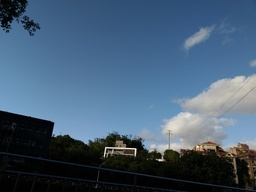
#> input picture hw3/hw3/resource/frame1.jpg, 256 x 192 px, shrunk from 1478 x 1108 before the run
$ python main.py --image_path ../../../hw3/hw3/resource/frame1.jpg
#> lines starting #> are read from the running program, lines starting #| are printed output that depends on the picture
### hw1/hw1_material/part1/DoG.py
import numpy as np
import cv2
import os

def PixelIsExtremum(first_image, second_image, third_image, threshold):
    center_pixel = second_image[1, 1]
    if abs(center_pixel) > threshold:
        if center_pixel > 0:
            first_cmp = (center_pixel >= first_image).all()
            third_cmp = (center_pixel >= third_image).all()
            second_cmp = ((center_pixel >= second_image[0, :]).all() and \
                           center_pixel >= second_image[1, 0] and \
                            center_pixel >= second_image[1,2] and \
                            (center_pixel >= second_image[2, :]).all())
            if first_cmp and third_cmp and second_cmp:
                return True

        elif center_pixel < 0:
            first_cmp = (center_pixel <= first_image).all()
            third_cmp = (center_pixel <= third_image).all()
            second_cmp = ((center_pixel <= second_image[0, :]).all() and \
                           center_pixel <= second_image[1, 0] and \
                           center_pixel <= second_image[1,2] and \
                           (center_pixel <= second_image[2, :]).all())
            if first_cmp and third_cmp and second_cmp:
                return True
    return False

class Difference_of_Gaussian(object):
    def __init__(self, threshold):
        self.threshold = threshold
        self.sigma = 2**(1/4)
        self.num_octaves = 2
        self.num_DoG_images_per_octave = 4
        self.num_guassian_images_per_octave = self.num_DoG_images_per_octave + 1

    def get_keypoints(self, image):
        ### TODO ####
        # Step 1: Filter images with different sigma values (5 images per octave, 2 octave in total)
        # - Function: cv2.GaussianBlur (kernel = (0, 0), sigma = self.sigma**___)
        h, w = image.shape
        gaussian_images = []

        for octave_idx in range(self.num_octaves):
            gaussian_images_per_octave = []
            gaussian_images_per_octave.append(image)

            for images_idx in range(self.num_DoG_images_per_octave):
                gaussian_blur_image = cv2.GaussianBlur(image, (0,0), sigmaX=self.sigma ** (images_idx + 1), sigmaY=self.sigma ** (images_idx + 1))
                gaussian_images_per_octave.append(gaussian_blur_image)
            gaussian_images.append(gaussian_images_per_octave)
            image = gaussian_images_per_octave[-1]
            image = cv2.resize(image, (w//2, h//2), interpolation=cv2.INTER_NEAREST)

        # Step 2: Subtract 2 neighbor images to get DoG images (4 images per octave, 2 octave in total)
        # - Function: cv2.subtract(second_image, first_image)
        dog_images = []
        for octave_idx in range(self.num_octaves):
            dog_images_per_octave = []
            gaussian_images_per_octave = gaussian_images[octave_idx]
            for images_idx in range(self.num_guassian_images_per_octave - 1):
                dog_images_per_octave.append(cv2.subtract(gaussian_images_per_octave[images_idx + 1], gaussian_images_per_octave[images_idx]))
            dog_images.append(dog_images_per_octave)


        # 顯示圖片
        # cv2.imshow('ori_image', gaussian_images[0][0].astype(np.uint8))
        cv2.imshow('ori_downsampled_image', gaussian_images[1][0].astype(np.uint8))
        for octave_idx in range(len(dog_images)):
            dog_images_per_octave = dog_images[octave_idx]
            for idx, dog_image in enumerate(dog_images_per_octave):
                min, max = np.min(dog_image), np.max(dog_image)
                dog_image_save = (dog_image - min) / (max - min)
                cv2.imwrite('./report_img/DoG_%d-%d.png' % (octave_idx+1, idx+1), dog_image_save * 255)
                # cv2.imshow('DoG_%d-%d' % (octave_idx+1, idx+1), dog_image.astype(np.uint8))

        # 按下任意鍵則關閉所有視窗
        cv2.waitKey(0)
        cv2.destroyAllWindows()

        # Step 3: Thresholding the value and Find local extremum (local maximun and local minimum)
        #         Keep local extremum as a keypoint
        keypoints = []
        for octave_idx, dog_images_per_octave in enumerate(dog_images):
            for images_idx in range(len(dog_images_per_octave) -2):
                first_image, second_image, third_image = dog_images_per_octave[images_idx], dog_images_per_octave[images_idx+1], dog_images_per_octave[images_idx+2]

                for i in range(1, first_image.shape[0] - 2):
                    for j in range(1, first_image.shape[1] - 2):
                        if PixelIsExtremum(first_image[i-1:i+2, j-1:j+2], second_image[i-1:i+2, j-1:j+2], third_image[i-1:i+2, j-1:j+2], self.threshold):

                            if octave_idx == 0:
                                x, y = i, j
                            else:
                                x, y = 2*i, 2*j
                            keypoints.append([x, y])
        keypoints = np.array(keypoints)

        # Step 4: Delete duplicate keypoints
        # - Function: np.unique
        keypoints = np.unique(keypoints, axis=1)

        # sort 2d-point by y, then by x
        keypoints = keypoints[np.lexsort((keypoints[:,1],keypoints[:,0]))]
        return keypoints

### hw1/hw1_material/part1/main.py
import numpy as np
import cv2
import argparse
from DoG import Difference_of_Gaussian


def plot_keypoints(img_gray, keypoints, save_path):
    img = np.repeat(np.expand_dims(img_gray, axis = 2), 3, axis = 2)
    for y, x in keypoints:
        cv2.circle(img, (x, y), 5, (0, 0, 255), -1)
    cv2.imwrite(save_path, img)

def main():
    parser = argparse.ArgumentParser(description='main function of Difference of Gaussian')
    parser.add_argument('--threshold', default=7.0, type=float, help='threshold value for feature selection')
    parser.add_argument('--image_path', default='./testdata/1.png', help='path to input image')
    args = parser.parse_args()

    print('Processing %s ...'% args.image_path)
    img = cv2.imread(args.image_path, 0).astype(np.float64)
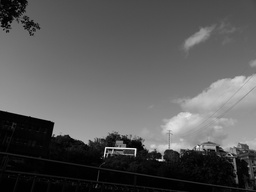
#> img: shape (192, 256) float64; min 0, max 252, mean 88.6

    ### TODO ###
    DoG = Difference_of_Gaussian(args.threshold)
    keypoint = DoG.get_keypoints(img)
#> the loop in get_keypoints, `for octave_idx in range(self.num_octaves):` made 2 passes
#> pass 1, in get_keypoints, `image = gaussian_images_per_octave[-1]`:
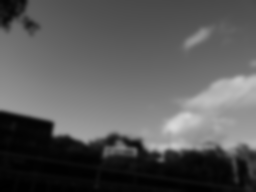
#> image: shape (192, 256) float64; min 0.945, max 216.8, mean 88.6
#> pass 2, in get_keypoints, `image = gaussian_images_per_octave[-1]`:
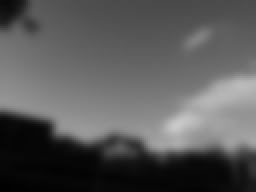
#> image: shape (96, 128) float64 (shown 2 times larger); min 1.09, max 202.3, mean 88.7
#> after the loop in get_keypoints, `for octave_idx in range(self.num_octaves):`: gaussian_images = 2 items
#> the loop in get_keypoints, `for octave_idx in range(len(dog_images)):` made 2 passes
#> pass 1, in get_keypoints, `cv2.imwrite('./report_img/DoG_%d-%d.png' % (octave_idx+1, idx+1), dog_..`:
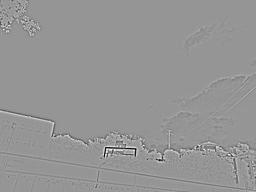
#> saved as DoG_1-1.png: shape (192, 256); min 0, max 255, mean 149
#> pass 1, in get_keypoints, `cv2.imwrite('./report_img/DoG_%d-%d.png' % (octave_idx+1, idx+1), dog_..`:
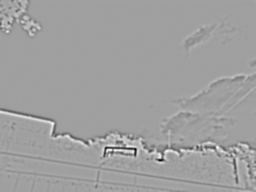
#> saved as DoG_1-2.png: shape (192, 256); min 0, max 255, mean 159.1
#> pass 1, in get_keypoints, `cv2.imwrite('./report_img/DoG_%d-%d.png' % (octave_idx+1, idx+1), dog_..`:
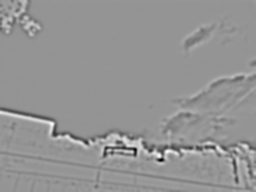
#> saved as DoG_1-4.png: shape (192, 256); min 0, max 255, mean 147.8
#> the loop in get_keypoints, `for octave_idx, dog_images_per_octave in enumerate(dog_images):` made 2 passes
#> octave_idx on pass 1: 0
#> octave_idx on pass 2: 1

    plot_keypoints(img, keypoint, './report_img/threshold_%d.png' % int(args.threshold))
#> the loop in plot_keypoints, `for y, x in keypoints:` made 6 passes
#> (y, x) on passes 1 to 6: (67, 136), (150, 150), (206, 147), (213, 147), (234, 163), (236, 179)
#> after the loop in plot_keypoints, `for y, x in keypoints:`:
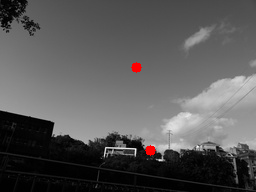
#> img: shape (192, 256, 3) float64; mean of channels 0, 1, 2 88.3, 88.3, 89.1; drawn as B, G, R
    # [7 lines of commented-out code are left out]

if __name__ == '__main__':
    main()

$ run again, on hw3/hw3/resource/frame3.jpg
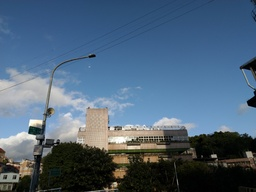
#> input picture hw3/hw3/resource/frame3.jpg, 256 x 192 px, shrunk from 1478 x 1108 before the run
#> after the loop in get_keypoints, `for octave_idx in range(self.num_octaves):`: gaussian_images = 2 items
#> the loop in get_keypoints, `for octave_idx in range(len(dog_images)):` made 2 passes
#> pass 1, in get_keypoints, `cv2.imwrite('./report_img/DoG_%d-%d.png' % (octave_idx+1, idx+1), dog_..`:
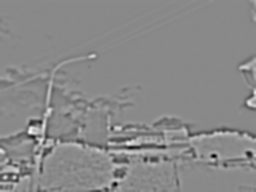
#> saved as DoG_1-4.png: shape (192, 256); min 0, max 255, mean 136.7
#> the loop in get_keypoints, `for octave_idx, dog_images_per_octave in enumerate(dog_images):` made 2 passes
#> octave_idx on pass 1: 0
#> the loop in plot_keypoints, `for y, x in keypoints:` made 10 passes
#> (y, x) on passes 1 to 8: (16, 180), (32, 138), (43, 126), (106, 148), (121, 176), (138, 147), (220, 133), (223, 130)
#> after the loop in plot_keypoints, `for y, x in keypoints:`:
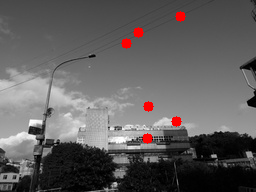
#> img: shape (192, 256, 3) float64; mean of channels 0, 1, 2 94.4, 94.4, 96.9; drawn as B, G, R
